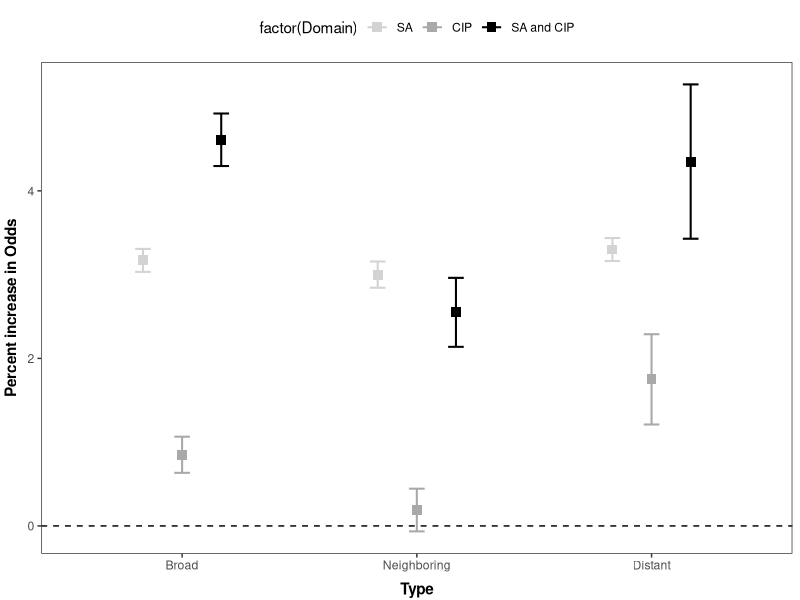
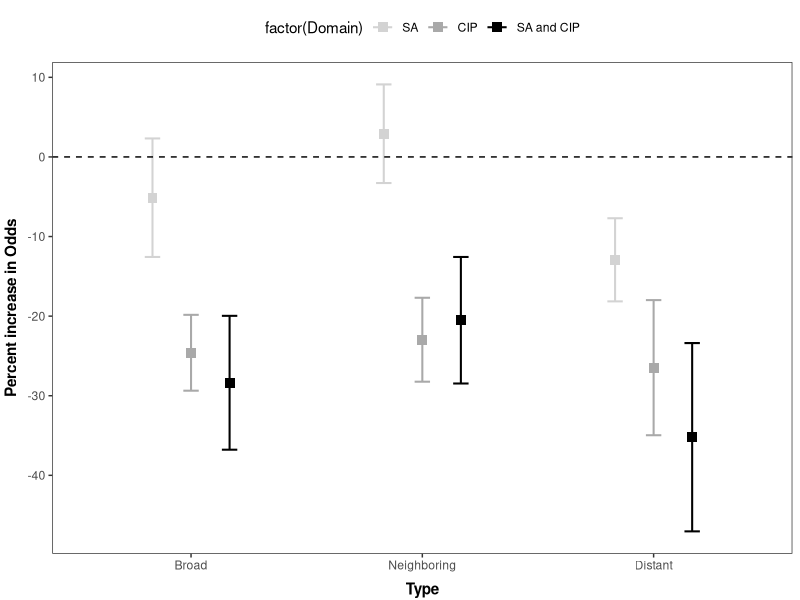
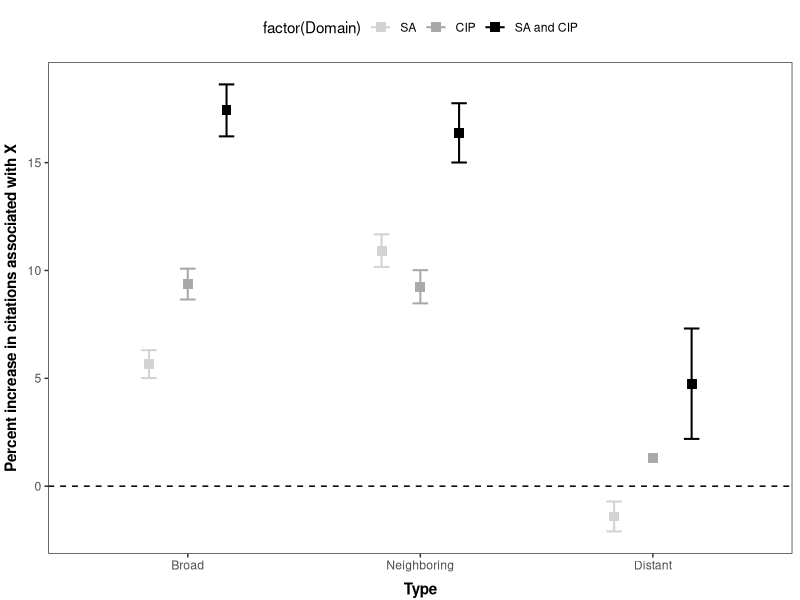
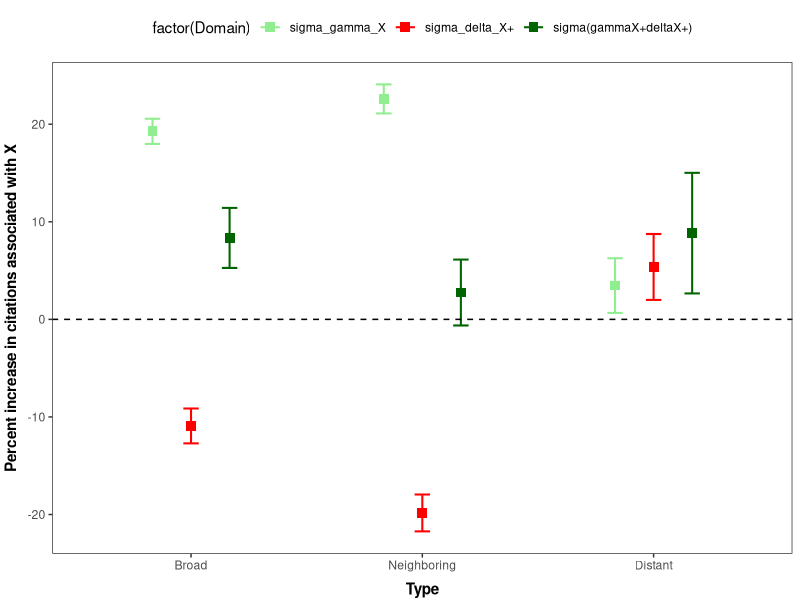

R code for these plots, in order:
## ---- chunk 1
library(knitr)
library(kableExtra)
options(knitr.table.format = "latex")
## ---- chunk 2
library(kableExtra)
setwd("D:/Statistical Methods/Project")
setwd(dirname(rstudioapi::getActiveDocumentContext()$path))
df_S1 <- read.csv("S1.csv", header=T, row.names=1)
df_S1[is.na(df_S1)] <- " "

  kbl(df_S1,caption = "Table:S1",
      col.names =c("(1) \n $X_{SA}$","(2) \n $X_{CIP}$","(3) \n $X_{SA\\&CIP}$","(4) \n $X_{SA}$","(5) \n $X_{CIP}$","(6) \n $X_{SA \\& CIP}$"),format = "latex", escape = F,booktabs=T)  %>% pack_rows(" ", 1, 7, hline_before = T) %>%
  pack_rows(" ", 8, 14,hline_before = T) %>%
  pack_rows(" ", 15, 16,hline_before = T)%>% 
  column_spec(c(2:7), width = "6em") %>%
  kable_classic(full_width = F, html_font = "Cambria")
  
  #Table S1
  df_S1
  
## ---- chunk 3
df_S2 <- read.csv("S2.csv", header=T, row.names=1)
df_S2[is.na(df_S2)] <- " "
  kbl(df_S2,caption = "Table:S2",
      col.names =c("(1) \n $\\tiny X_{Distant,SA}$","(2) \n $\\tiny X_{Distant,CIP}$","(3) \n $\\tiny X_{Neibor,SA\\&CIP}$","(4) \n $\\tiny X_{Distant,SA}$","(5) \n $\\tiny X_{Distant,CIP}$","(6) \n $\\tiny X_{Distant,SA \\& CIP}$"),format = "latex", escape = F,booktabs=T)  %>% pack_rows(" ", 1, 7, hline_before = T) %>%
  pack_rows(" ", 8, 14,hline_before = T) %>%
  pack_rows(" ", 15, 16,hline_before = T)%>% 
  column_spec(c(0:7), width = "6em") %>%
  kable_classic(full_width = F, html_font = "Cambria")
  
  #Table S2
  df_S2
  
## ---- chunk 4
df_S3 <- read.csv("S3.csv", header=T, row.names=1)
df_S3[is.na(df_S3)] <- " "
  kbl(df_S3,caption = "Table:S3",
      col.names =c("(1) \n $\\tiny X_{Distant,SA}$","(2) \n $\\tiny X_{Distant,CIP}$","(3) \n $\\tiny X_{Distant,SA\\&CIP}$","(4) \n $\\tiny X_{Distant,SA}$","(5) \n $\\tiny X_{Distant,CIP}$","(6) \n $\\tiny X_{Distant,SA \\& CIP}$"),format = "latex", escape = F,booktabs=T)  %>% pack_rows(" ", 1, 7, hline_before = T) %>%
  pack_rows(" ", 8, 14,hline_before = T) %>%
  pack_rows(" ", 15, 16,hline_before = T)%>% 
  column_spec(c(0:7), width = "6em") %>%
  kable_classic(full_width = F, html_font = "Cambria")
  
  #Table S3
  df_S3
## ---- chunk 5
df_S4 <- read.csv("S4.csv", header=T, row.names=1)
df_S4[is.na(df_S4)] <- " "

  kbl(df_S4,caption = "Table:S4",
      col.names =c("(1) \n $ z_{p}$","(2) \n $ z_{p}$","(3) \n $ z_{p}$","(4) \n $ z_{p}$","(5) \n $ z_{p}$","(6) \n $ z_{p}$"),format = "latex", escape = F,booktabs=T)  %>% pack_rows(" ", 1, 3, hline_before = T) %>%
  pack_rows(" ", 4, 5,hline_before = T) %>%
    pack_rows(" ", 6, 7,hline_before = T) %>%
    pack_rows(" ", 8, 9,hline_before = T) %>%
  pack_rows(" ", 10, 12,hline_before = T)%>% 
    pack_rows(" ", 13, 17,hline_before = T)%>% 
    pack_rows(" ", 18, 19,hline_before = T)%>% 
  column_spec(c(1:7), width = "6em") %>%
  kable_classic(full_width = F, html_font = "Cambria")
  
  #Table S4
  df_S4
## ---- chunk 6
df_S5 <- read.csv("S5.csv", header=T, row.names=1)
df_S5[is.na(df_S5)] <- " "

  kbl(df_S5,caption = "Table:S5",
      col.names =c("(1) \n $ z_{p}$","(2) \n $ z_{p}$","(3) \n $ z_{p}$"),format = "latex", escape = F,booktabs=T)  %>% pack_rows(" ", 1, 4, hline_before = T) %>%
  pack_rows(" ", 5, 6,hline_before = T) %>%
    pack_rows(" ", 7, 8,hline_before = T) %>%
    pack_rows(" ", 9, 10,hline_before = T) %>%
  pack_rows(" ", 11, 15,hline_before = T)%>% 
    pack_rows(" ", 16, 19,hline_before = T)%>% 
    #column_spec(c(0:2), width = "5em") %>%
  column_spec(0, width = "10em") %>%
  kable_classic(full_width = F, html_font = "Cambria")
  
  #Table S5
  df_S5
## ---- chunk 7
library(car)
library(stats)
library(ggplot2)
library(readr)
library(tidyverse)
A_data <- data.frame(df_S1[1,1],df_S1[1,2],df_S1[1,3],
                      df_S2[1,1],df_S2[1,2],df_S2[1,3],
                      df_S3[1,1], df_S3[1,2],df_S3[1,3])
A_data_split <- str_split_fixed(A_data, " ",3)
A_data_coef <- as.numeric(A_data_split[,1])
A_data_SE <- parse_number(A_data_split[,3])

values <- data.frame(Beta=100*(A_data_coef-1),
               se=100*c(A_data_SE)*1.96,
               Type=c("Broad","Broad","Broad","Neighboring","Neighboring","Neighboring","Distant","Distant","Distant"),
               Domain=c("SA","CIP","SA and CIP","SA","CIP","SA and CIP","SA","CIP","SA and CIP"))

values$Type<-factor(values$Type,levels=c("Broad","Neighboring","Distant"))
values$Domain<-factor(values$Domain,levels = c("SA","CIP","SA and CIP"))

pd = position_dodge(2)

plot1 <- ggplot(values, aes(
    x = Type,
    y = Beta,
    color = factor(Domain)
)) +
    geom_errorbar(
        aes(ymin = Beta-se,
            ymax = Beta+se),
        width = .2,
        size = .7,
        position = position_dodge(.5)
    ) +
    geom_point(shape = 15,
               size = 3,
               position = position_dodge(.5)) +
    theme_bw() +
    theme(
        legend.position = "top",
        legend.direction = "horizontal",
        legend.box = "horizontal",
        panel.grid = element_blank(),
        axis.title.y = element_text(vjust = 1.8),
        axis.title.x = element_text(vjust = -0.5),
        axis.title = element_text(face = "bold")
    ) +
    scale_color_manual(label=c("SA","CIP","SA and CIP"),values = c("light grey", "dark grey", "black")) +
    geom_hline(yintercept=0, linetype="dashed", color = "black") +
    ylab("Percent increase in Odds")

#Plot Figure 5A
plot1
## ---- chunk 8

C_data <- data.frame(df_S1[8,4],df_S1[8,5],df_S1[8,6],
                      df_S2[8,4],df_S2[8,5],df_S2[8,6],
                      df_S3[8,4], df_S3[8,5],df_S3[8,6])
C_data_split <- str_split_fixed(C_data, " ",3)
C_data_coef <- as.numeric(C_data_split[,1])
C_data_SE <- parse_number(C_data_split[,3])

values <- data.frame(Beta=100*(C_data_coef-1),
               se=100*c(C_data_SE)*1.96,
               Type=c("Broad","Broad","Broad","Neighboring","Neighboring","Neighboring","Distant","Distant","Distant"),
               Domain=c("SA","CIP","SA and CIP","SA","CIP","SA and CIP","SA","CIP","SA and CIP"))

values$Type<-factor(values$Type,levels=c("Broad","Neighboring","Distant"))
values$Domain<-factor(values$Domain,levels = c("SA","CIP","SA and CIP"))

pd = position_dodge(2)

plot2 <- ggplot(values, aes(
    x = Type,
    y = Beta,
    color = factor(Domain)
)) +
    geom_errorbar(
        aes(ymin = Beta-se,
            ymax = Beta+se),
        width = .2,
        size = .7,
        position = position_dodge(.5)
    ) +
    geom_point(shape = 15,
               size = 3,
               position = position_dodge(.5)) +
    theme_bw() +
    theme(
        legend.position = "top",
        legend.direction = "horizontal",
        legend.box = "horizontal",
        panel.grid = element_blank(),
        axis.title.y = element_text(vjust = 1.8),
        axis.title.x = element_text(vjust = -0.5),
        axis.title = element_text(face = "bold")
    ) +
    scale_color_manual(label=c("SA","CIP","SA and CIP"),values = c("light grey", "dark grey", "black")) +
    geom_hline(yintercept=0, linetype="dashed", color = "black") +
    ylab("Percent increase in Odds")

#Plot Figure 5B
plot2
## ---- chunk 9

C_data <- data.frame(df_S4[4,1],df_S4[5,1],df_S4[10,4],
                      df_S4[6,2],df_S4[7,2],df_S4[11,5],
                      df_S4[8,3], df_S4[9,3],df_S4[12,6])
C_data_split <- str_split_fixed(C_data, " ",3)
C_data_coef <- parse_number(C_data_split[,1])
C_data_SE <- parse_number(C_data_split[,2])

values <- data.frame(Beta=100*(C_data_coef*1.24),
               se=100*c(C_data_SE*1.24)*1.96,
               Type=c("Broad","Broad","Broad","Neighboring","Neighboring","Neighboring","Distant","Distant","Distant"),
               Domain=c("SA","CIP","SA and CIP","SA","CIP","SA and CIP","SA","CIP","SA and CIP"))

values$Type<-factor(values$Type,levels=c("Broad","Neighboring","Distant"))
values$Domain<-factor(values$Domain,levels = c("SA","CIP","SA and CIP"))

pd = position_dodge(2)

plot3<- ggplot(values, aes(
    x = Type,
    y = Beta,
    color = factor(Domain)
)) +
    geom_errorbar(
        aes(ymin = Beta-se,
            ymax = Beta+se),
        width = .2,
        size = .7,
        position = position_dodge(.5)
    ) +
    geom_point(shape = 15,
               size = 3,
               position = position_dodge(.5)) +
    theme_bw() +
    theme(
        legend.position = "top",
        legend.direction = "horizontal",
        legend.box = "horizontal",
        panel.grid = element_blank(),
        axis.title.y = element_text(vjust = 1.8),
        axis.title.x = element_text(vjust = -0.5),
        axis.title = element_text(face = "bold")
    ) +
    scale_color_manual(label=c("SA","CIP","SA and CIP"),values = c("light grey", "dark grey", "black")) +
    geom_hline(yintercept=0, linetype="dashed", color = "black") +
    ylab("Percent increase in citations associated with X")

#Plot Figure 5C
plot3
## ---- chunk 10
C_data <- data.frame(df_S5[5,1],df_S5[6,1],df_S5[6,1],
                      df_S5[7,2],df_S5[8,2],df_S5[8,2],
                      df_S5[9,3], df_S5[10,3],df_S5[10,3])
C_data_split <- str_split_fixed(C_data, " ",3)
C_data_coef <- parse_number(C_data_split[,1])
C_data_coef[3] <-C_data_coef[1]+C_data_coef[3]
C_data_coef[6] <-C_data_coef[4]+C_data_coef[6]
C_data_coef[9] <-C_data_coef[7]+C_data_coef[9]
C_data_SE <- parse_number(C_data_split[,2])
C_data_SE[3] <-C_data_SE[1]+C_data_SE[3]
C_data_SE[6] <-C_data_SE[4]+C_data_SE[6]
C_data_SE[9] <-C_data_SE[7]+C_data_SE[9]
values <- data.frame(Beta=100*(C_data_coef*1.24),
               se=100*c(C_data_SE*1.24)*1.96,
               Type=c("Broad","Broad","Broad","Neighboring","Neighboring","Neighboring","Distant","Distant","Distant"),
               Domain=c("sigma_gamma_X","sigma_delta_X+","sigma(gammaX+deltaX+)","sigma_gamma_X","sigma_delta_X+","sigma(gammaX+deltaX+)","sigma_gamma_X","sigma_delta_X+","sigma(gammaX+deltaX+)"))

values$Type<-factor(values$Type,levels=c("Broad","Neighboring","Distant"))
values$Domain<-factor(values$Domain,levels = c("sigma_gamma_X","sigma_delta_X+","sigma(gammaX+deltaX+)"))

pd = position_dodge(2)

plot4<- ggplot(values, aes(
    x = Type,
    y = Beta,
    color = factor(Domain)
)) +
    geom_errorbar(
        aes(ymin = Beta-se,
            ymax = Beta+se),
        width = .2,
        size = .7,
        position = position_dodge(.5)
    ) +
    geom_point(shape = 15,
               size = 3,
               position = position_dodge(.5)) +
    theme_bw() +
    theme(
        legend.position = "top",
        legend.direction = "horizontal",
        legend.box = "horizontal",
        panel.grid = element_blank(),
        axis.title.y = element_text(vjust = 1.8),
        axis.title.x = element_text(vjust = -0.5),
        axis.title = element_text(face = "bold")
    ) +
    scale_color_manual(label=c("sigma_gamma_X","sigma_delta_X+","sigma(gammaX+deltaX+)"),values = c("light green", "red", "dark green")) +
    geom_hline(yintercept=0, linetype="dashed", color = "black") +
    ylab("Percent increase in citations associated with X")

#Plot Figure 5D
plot4
